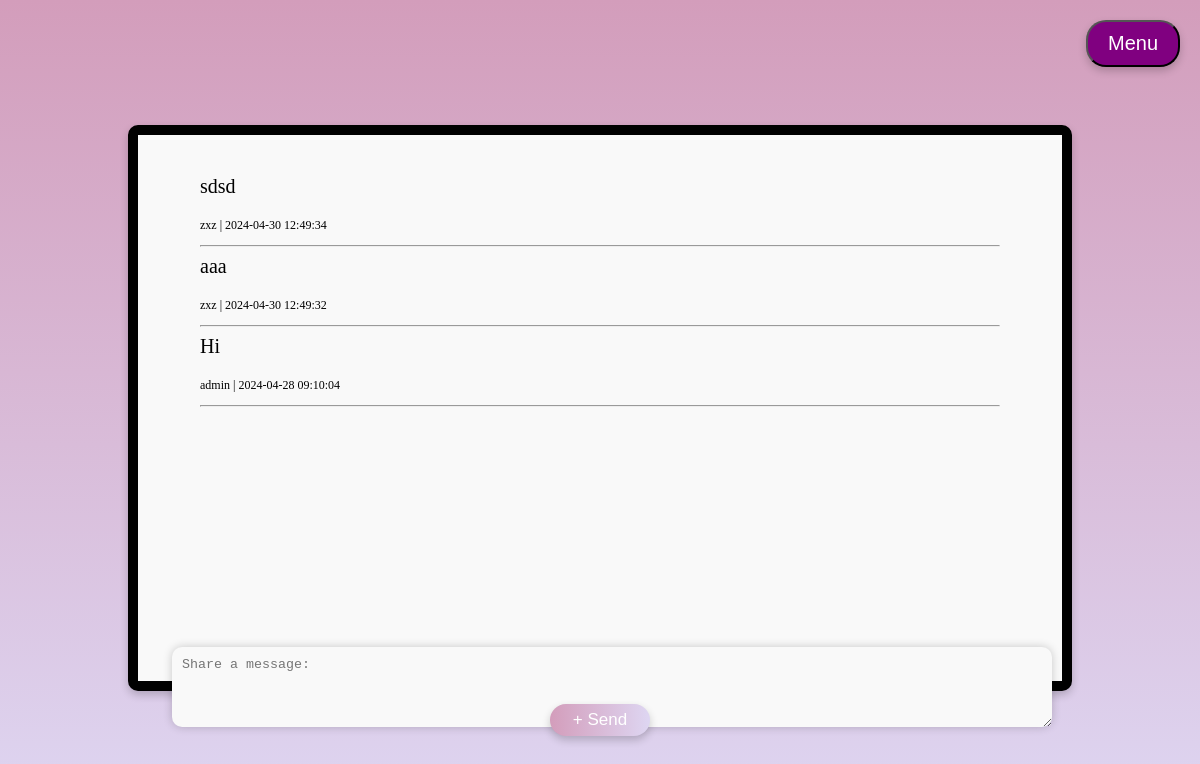
/forum.php, run on the app's committed database.
### forum.php (the view, shortened to what this page needs)
<?php
$link = @mysqli_connect('localhost', 'root', 'A12345678', 'mydata');
$query = "SELECT * FROM `public-forum` WHERE datetime >= DATE_SUB(NOW(), INTERVAL 10 DAY) ORDER BY datetime DESC";
$result = mysqli_query($link, $query);
if (mysqli_num_rows($result) > 0) {
    $messages = '';
    while ($row = mysqli_fetch_assoc($result)) {
        $message = $row['message'];
        $username = $row['username'];
        $datetime = $row['datetime'];
        $messages .= '<p style="font-size: 20px;">' . $message . '</p>';
        $messages .= '<p style="font-size: 12px;">' . $username . "  |  " . $datetime . '</p>';
        $messages .= '<hr>';
    }
} else {
    $messages = 'No messages found.';
}
?>
<!DOCTYPE html>
<html>
<head>
</head>
<body>
    <div class="container">
        <div class="message-container">
            <?php echo $messages; ?>
        </div>
        <div class="form-container">
            <form method="POST">
                <textarea name="message" rows="4" placeholder="Share a message:"></textarea>
                <input type="submit" value="+ Send">
            </form>
        </div>
        <div class="dropdown">
            <button class="dropbtn">Menu</button>
        </div>
    </div>
</body>
</html>

### forum.php (style rules this page uses)
body { display: flex; justify-content: center; align-items: center; height: 100vh; background-image: linear-gradient(to bottom, #d39dbb, #ded6f2); }
.container { display: flex; flex-direction: column; align-items: center; justify-content: center; border: 5px solid black; border: 2px solid #ccc; border-radius: 10px; padding: 20px; background-color: #f9f9f9; width: 25cm; height: 15cm; position: relative; box-sizing: border-box; border: 10px solid black; box-shadow: 0px 4px 8px rgba(0, 0, 0, 0.2); }
.message-container { position: relative; width: 800px; padding: 20px; background-color: #f9f9f9; margin-bottom: 20px; z-index: 2; }
.message-container p { font-size: 25px; margin-top: 0; }
.form-container { position: relative; display: flex; flex-direction: column; align-items: center; justify-content: center; width: 940px; margin-top: auto; }
.form-container textarea { position: relative; bottom: -80px; width: 860px; padding: 10px; margin-bottom: 10px; border-radius: 10px; margin-left: 24px; border: none; background-color: #f9f9f9; box-shadow: 0px 0px 10px rgba(0, 0, 0, 0.2); }
.form-container input[type="submit"] { position: absolute; bottom: -75px; left: 50%; transform: translateX(-50%); width: 100px; height: 32px; border: none; border-radius: 60px; background-image: linear-gradient(to right, #d39dbb, #ded6f2); color: white; font-size: 17px; box-shadow: 0px 4px 8px rgba(0, 0, 0, 0.2); }
.dropdown { position: fixed; top: 20px; right: 20px; border: none; outline: none; }
.dropbtn { font-size: 20px; padding: 10px 20px; border-radius: 20px; background-color: purple; color: white; box-shadow: 0px 4px 8px rgba(0, 0, 0, 0.2); }

### data on the page
public-forum: message "sdsd", username "zxz", datetime "2024-04-30 12:49:34"
public-forum: message "aaa", username "zxz", datetime "2024-04-30 12:49:32"
public-forum: message "Hi", username "admin", datetime "2024-04-28 09:10:04"
